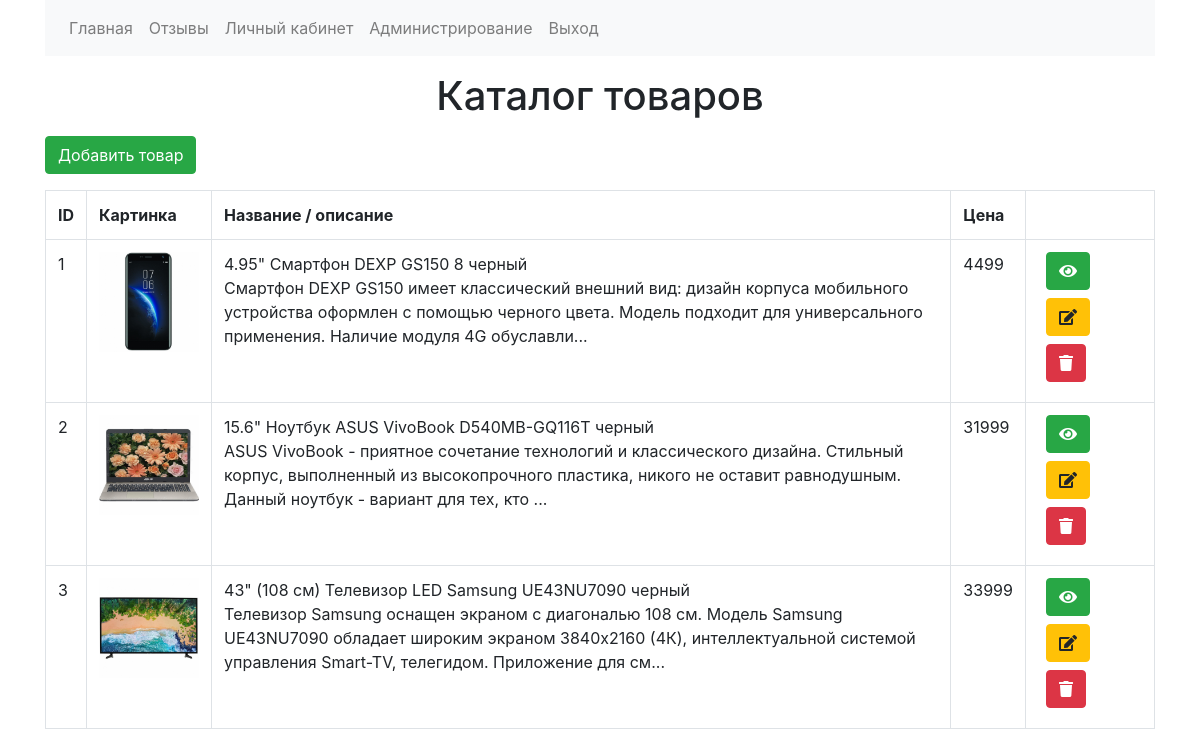
Screenshot of /admin.php (signed in) with the database file from the repository.
### tables this page shows
CREATE TABLE `product` (
  `id` int(11) NOT NULL,
  `name` varchar(255) NOT NULL,
  `description` text NOT NULL,
  `price` int(11) NOT NULL,
  `image` varchar(30) NOT NULL
);

### admin.php (called while the page is built, shortened)
<?php
  $action = trim(reqGet('action', 'index'));
  $f = 'action'.implode(array_map('ucfirst', explode('-', $action)));
  if (function_exists($f)) {
    call_user_func($f);
  } else {
    notfound();
  }
  function actionIndex() {
    tplSet('products', productGetList());
    render('admin_index');
  }
?>

### include/db.php (called while the page is built, shortened)
<?php
  function _dbConnect() {
    static $connect;
    if (!isset($connect)) {
      $connect = mysqli_connect(_DB_HOST_, _DB_USER_, _DB_PASS_, _DB_NAME_) or die('DB connect error');
    }
    return $connect;
  }
  function dbQ($sql) {
    $result = mysqli_query(_dbConnect(), $sql);
    return $result;
  }
  function dbRows($sql, $key = null) {
    $data = [];
    if ($res = dbQ($sql)) {
      while ($r = mysqli_fetch_assoc($res)) {
        if ($key !== null && array_key_exists($key, $data)) {
          $data[$r[$key]] = $r;
        } else {
          $data[] = $r;
        }
      }
    }
    return $data;
  }
?>

### include/product.php (called while the page is built, shortened)
<?php
  function productGetList() {
    return dbRows('SELECT * FROM product');
  }
?>

### include/utils.php (called while the page is built, shortened)
<?php
  function _esc($v) {
    return htmlentities($v, ENT_COMPAT, 'utf-8');
  }
?>

### template/admin_index.php (the view)
<div class="container">
  <div class="text-center">
    <h1 class="my-3">Каталог товаров</h1>
  </div>
  <p>
    <a href="/admin.php?action=product-form" class="btn btn-success">
      Добавить товар
    </a>
  </p>
  <div class="table-responsive">
    <table class="table table-bordered">
      <tr>
        <th>ID</th>
        <th>Картинка</th>
        <th>Название / описание</th>
        <th>Цена</th>
        <th></th>
      </tr>
      <?php foreach ($products as $item): ?>
        <tr>
          <td><?php echo $item['id']; ?></td>
          <td><img src="/images/small/<?php
            echo $item['image'];
          ?>" style="max-width: 100px;"></td>
          <td>
            <?php echo _esc($item['name']); ?>
            <br>
            <?php echo mb_strimwidth($item['description'], 0, 200, '...'); ?>
          </td>
          <td><?php echo $item['price']; ?></td>
          <td>
            <a href="/product.php?id=<?php echo $item['id']; ?>" class="btn btn-success mx-2 mb-2">
              <i class="fas fa-eye"></i>
            </a>
            <a href="/admin.php?action=product-form&id=<?php echo $item['id']; ?>" class="btn btn-warning mx-2 mb-2">
              <i class="fas fa-edit"></i>
            </a>
            <a href="admin.php?action=product-delete&id=<?php echo $item['id']; ?>" class="btn btn-danger mx-2 mb-2" onclick="return confirm('Уверены?');">
              <i class="fas fa-trash"></i>
            </a>
          </td>
        </tr>
      <?php endforeach; ?>
    </table>
  </div>
</div>

### rows the page displays
product: id "1", image (picture), name "4.95\" Смартфон DEXP GS150 8 черный", description "Смартфон DEXP GS150 имеет классический внешний вид: дизайн корпуса мобильного устройства оформлен с помощью черного цвета. Модель подходит для универсального применения. Наличие модуля 4G обуславли...", price "4499"
product: id "2", image (picture), name "15.6\" Ноутбук ASUS VivoBook D540MB-GQ116T черный", description "ASUS VivoBook - приятное сочетание технологий и классического дизайна. Стильный корпус, выполненный из высокопрочного пластика, никого не оставит равнодушным. Данный ноутбук - вариант для тех, кто ...", price "31999"
product: id "3", image (picture), name "43\" (108 см) Телевизор LED Samsung UE43NU7090 черный", description "Телевизор Samsung оснащен экраном с диагональю 108 см. Модель Samsung UE43NU7090 обладает широким экраном 3840x2160 (4К), интеллектуальной системой управления Smart-TV, телегидом. Приложение для см...", price "33999"

### other values shown
_esc(is_array($m) ? $m[0] : $m) "Главная"
_esc(is_array($m) ? $m[0] : $m) "Отзывы"
_esc(is_array($m) ? $m[0] : $m) "Личный кабинет"
_esc(is_array($m) ? $m[0] : $m) "Администрирование"
_esc(is_array($m) ? $m[0] : $m) "Выход"
